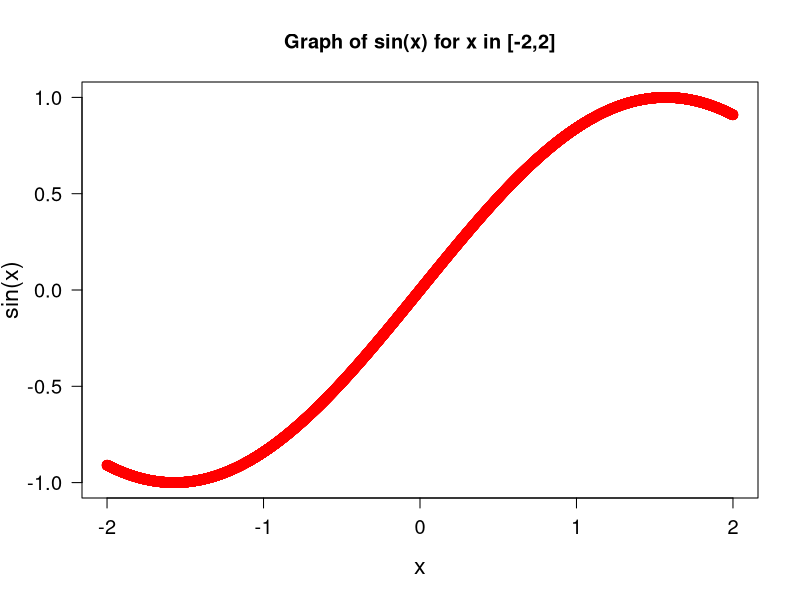
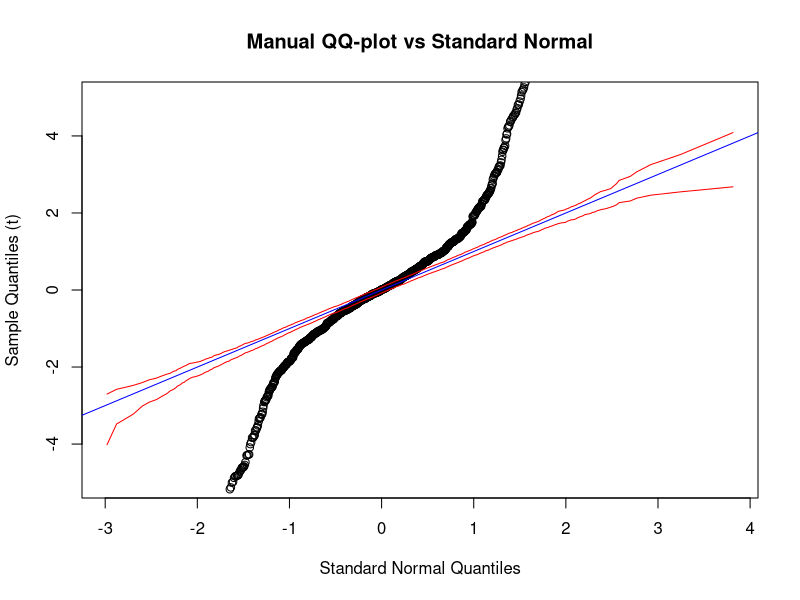
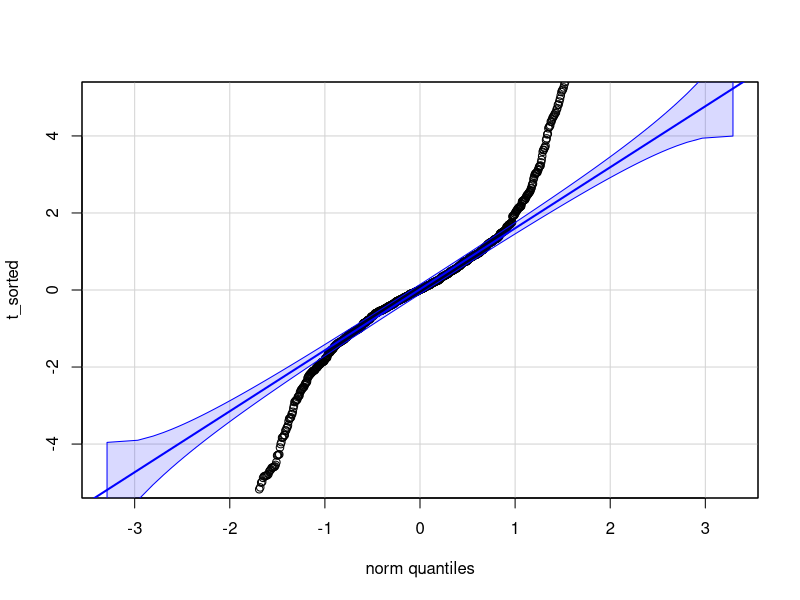

These figures' R source, in order:
## ---- chunk 1
data("cars")
library(car)
## ---- chunk 2

# Generate a sequence of 10000 numbers from -2 to 2
nums <- seq(-2, 2 , length.out = 10000)

# Obtain the respective sin(x) values
sin_values <- sin(nums)

plot(nums, sin_values,
     pch  = 19,        # plot character
     main = "Graph of sin(x) for x in [-2,2]",
     xlab = "x",
     ylab = "sin(x)",
     lwd  = 3,         # line width
     col  = "red",
     las  = 1  ,       # axis 
     cex.lab = 1.4,    # axis titles
     cex.axis = 1.2   # axis tick labels
     )
## ---- chunk 3
# sampling from a t-distribution
# setting seed makes simulation reproducible 
set.seed(123)          
t_sample <- rt(1000, df = 1)

# The QQ-plot compares ordered values so the values sampled are sorted

t_sorted <- sort(t_sample)
num_of_t <- length(t_sorted)

# Approximate normal quantiles to plot against t sample quantiles
set.seed(456)
sim_norm        <- rnorm(10000)
sim_norm_sorted <- sort(sim_norm)

# relative position to be used for quantile matching
relative_pos_cal <- (1:num_of_t) / num_of_t   

#relative position multiplied by total number of sim norm  to exctract 1000 associated values
expected_q <- sim_norm_sorted[round(relative_pos_cal * length(sim_norm_sorted))] 

#Beginning of 95% envelope
set.seed(789)
n_sims <- 1000

# simulate 1000x1000 matrix with columns being from the same normal sample. So 1000 samples. 
# The idea is to obtain the 2.5th and 97.5th quantile from each nth sample to plot

sim_matrix <- matrix(rnorm(num_of_t * n_sims), nrow = num_of_t, ncol = n_sims)

# sorting columns then obtaining quantiles
sim_matrix <- apply(sim_matrix, 2, sort)

lower_2_point_5 <- function(input){
  #This function finds and returns the 2.5th percentile 
  
  return(quantile(input, probs = 0.025))
}

upper_97_point_5 <- function(input){
  #This function finds and returns the 97.5th percentile
  
  return(quantile(input, probs = 0.975))
}


lower <- apply(sim_matrix, 1, lower_2_point_5)
upper <- apply(sim_matrix, 1, upper_97_point_5)

# Manual QQ-plot
plot(expected_q, t_sorted,
     xlab = "Standard Normal Quantiles", 
     ylab = "Sample Quantiles (t)", 
     main = "Manual QQ-plot vs Standard Normal",
     type = "p",
     col = "black",
     ylim = c(-5,5)                              # adjusting y axis limits to match presentation of qqPlot
)
lines(expected_q, lower, col = "red", lty = 1)   # lower bound (2.5th quantile)
lines(expected_q, upper, col = "red", lty = 1)   # upper bound (97.5th quantile)
abline(0, 1, col = "blue", lwd = 1)  # 45 degr

# QQ-plot against standard normal for verification
qqPlot(t_sorted, envelope = 0.95, ylim = c(-5, 5))

